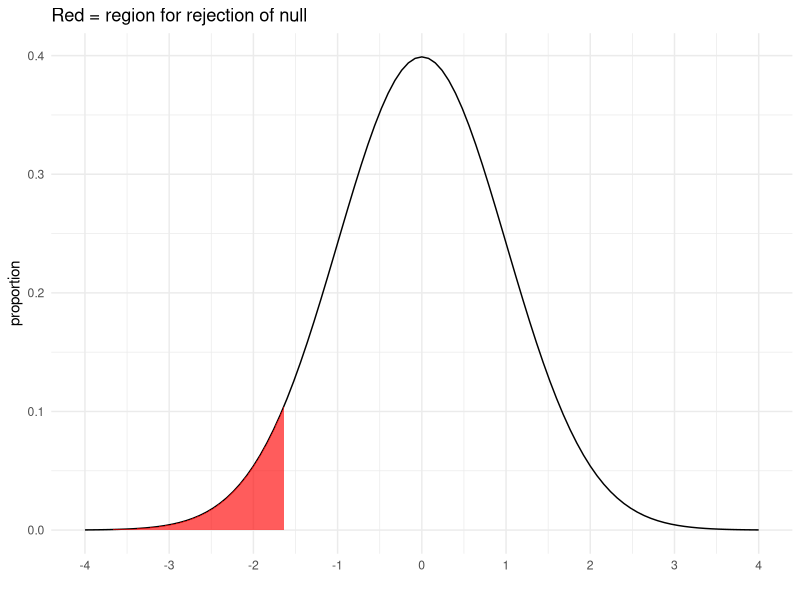

Reproduce this figure in R.
## ---- chunk 1
knitr::opts_chunk$set(echo = TRUE)

library(tidyverse)
library(palmerpenguins)
## ---- chunk 2


## ---- chunk 3


## ---- chunk 4

ggplot(data = data.frame(x = c(-4, 4)), aes(x)) +
  stat_function(fun = dnorm, n = 101, args = list(mean = 0, sd = 1))+
  geom_area(stat = 'function', fun = dnorm, args = list(mean = 0, sd = 1), fill = "red", alpha = 0.4, xlim = c(-4, -1.64))+ # modify the xlim argument 
  geom_area(stat = 'function', fun = dnorm, args = list(mean = 0, sd = 1), fill = "red", alpha = 0.4, xlim = c(-4, -1.64))+ # modify the xlim argument
  scale_x_continuous(breaks = seq(-4,4,1))+ labs(x = "", y = "proportion")+
  theme_minimal()+
  ggtitle("Red = region for rejection of null")


## ---- chunk 5

## ---- chunk 6


